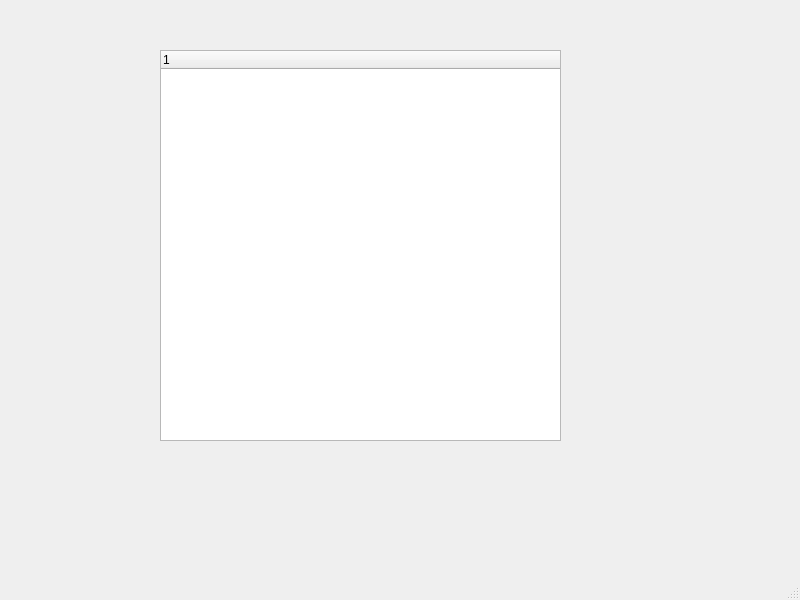
<?xml version="1.0" encoding="UTF-8"?>
<ui version="4.0">
 <class>MainWindow</class>
 <widget class="QMainWindow" name="MainWindow">
  <property name="geometry">
   <rect>
    <x>0</x>
    <y>0</y>
    <width>800</width>
    <height>600</height>
   </rect>
  </property>
  <property name="windowTitle">
   <string>MainWindow</string>
  </property>
  <widget class="QWidget" name="centralwidget">
   <widget class="QTreeWidget" name="treeWidget">
    <property name="geometry">
     <rect>
      <x>160</x>
      <y>50</y>
      <width>401</width>
      <height>391</height>
     </rect>
    </property>
    <column>
     <property name="text">
      <string notr="true">1</string>
     </property>
    </column>
   </widget>
  </widget>
  <widget class="QMenuBar" name="menubar">
   <property name="geometry">
    <rect>
     <x>0</x>
     <y>0</y>
     <width>800</width>
     <height>21</height>
    </rect>
   </property>
  </widget>
  <widget class="QStatusBar" name="statusbar"/>
 </widget>
 <resources/>
 <connections/>
</ui>
